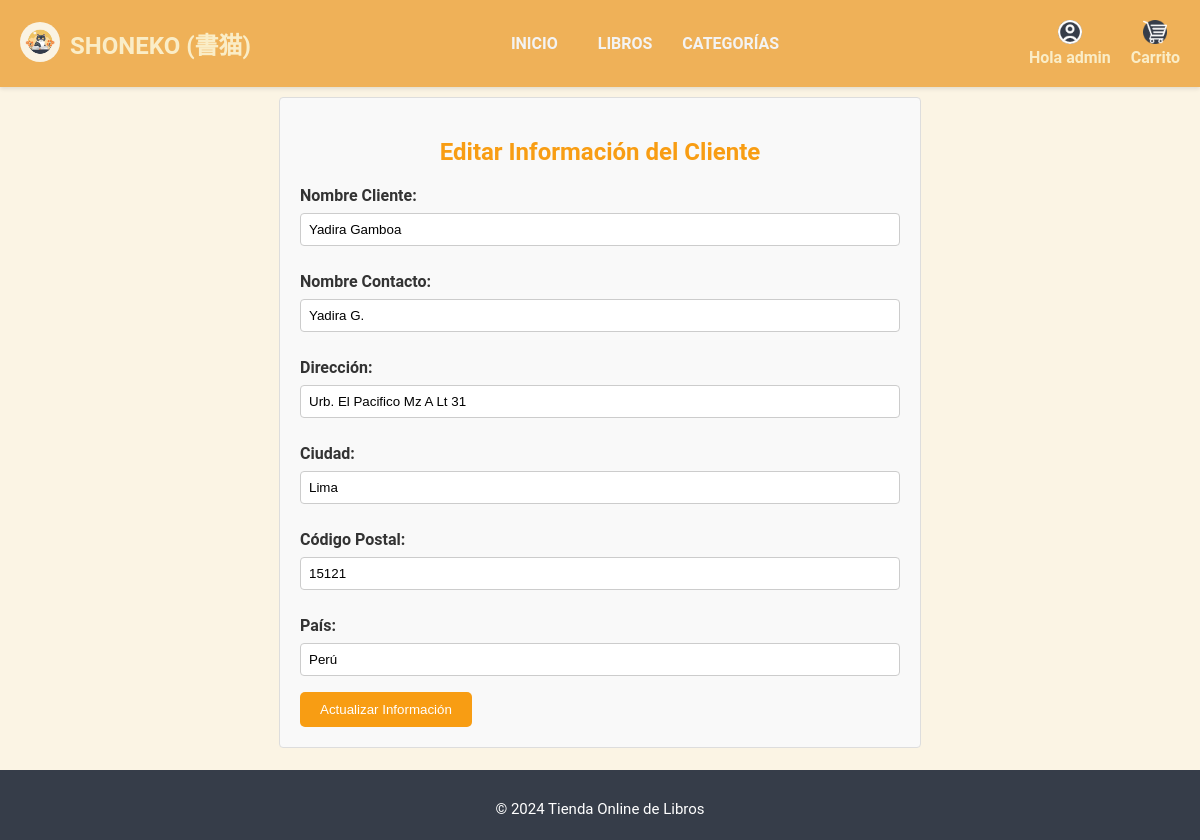
Screenshot of /user/controllers/ClientesController.php?opcion=editar (signed in) with the database file from the repository.
### tables this page shows
CREATE TABLE `clientes` (
  `ID_Cliente` int(11) NOT NULL,
  `Nombre_Cliente` varchar(255) NOT NULL,
  `Nombre_Contacto` varchar(255) NOT NULL,
  `Direccion` varchar(255) NOT NULL,
  `Ciudad` varchar(100) NOT NULL,
  `Codigo_Postal` varchar(20) NOT NULL,
  `Pais` varchar(100) NOT NULL
);

### user/models/db.php (called while the page is built, shortened)
<?php
class Conexion {
    private $servername = "localhost";
    private $username = "root";
    private $password = "";
    private $dbname = "negociosdb";
    public function __construct() {
        $this->conn = new mysqli($this->servername, $this->username, $this->password, $this->dbname);
    }
    public function getConexion() {
        return $this->conn;
    }
}
?>

### user/models/Clientes.php (called while the page is built, shortened)
<?php
include 'db.php';
class Cliente {
    private $conn;
    public function __construct() {
        $db = new Conexion();
        $this->conn = $db->getConexion();
    }
    public function getClienteById($id) {
        $sql = "SELECT * FROM clientes WHERE ID_Cliente = ?";
        $stmt = $this->conn->prepare($sql);
        $stmt->bind_param("i", $id);
        $stmt->execute();
        $result = $stmt->get_result();
        return $result->fetch_assoc();
    }
}
?>

### user/views/clientes/editar_cliente.php (the view)
<?php include '../views/templates/header.php'; ?>
<div class="perfil-container">
    <h1>Editar Información del Cliente</h1>
    <form action="ClientesController.php?opcion=editar" method="post">
        <label for="nombre_cliente">Nombre Cliente:</label>
        <input type="text" id="nombre_cliente" name="nombre_cliente" value="<?php echo htmlspecialchars($cliente['Nombre_Cliente']); ?>" required>
        <label for="nombre_contacto">Nombre Contacto:</label>
        <input type="text" id="nombre_contacto" name="nombre_contacto" value="<?php echo htmlspecialchars($cliente['Nombre_Contacto']); ?>" required>
        <label for="direccion">Dirección:</label>
        <input type="text" id="direccion" name="direccion" value="<?php echo htmlspecialchars($cliente['Direccion']); ?>" required>
        <label for="ciudad">Ciudad:</label>
        <input type="text" id="ciudad" name="ciudad" value="<?php echo htmlspecialchars($cliente['Ciudad']); ?>" required>
        <label for="codigo_postal">Código Postal:</label>
        <input type="text" id="codigo_postal" name="codigo_postal" value="<?php echo htmlspecialchars($cliente['Codigo_Postal']); ?>" required>
        <label for="pais">País:</label>
        <input type="text" id="pais" name="pais" value="<?php echo htmlspecialchars($cliente['Pais']); ?>" required>
        <button type="submit">Actualizar Información</button>
    </form>
</div>
<?php include '../views/templates/footer.php'; ?>

### user/views/assets/css/style.css (style rules this page uses)
body { font-family: 'Roboto', sans-serif; background-color: #FBF4E4; color: #333; margin: 0; padding: 0; }
h1 { color: #f89d13; }
button { background-color: #f89d13; color: #fff; border: none; padding: 10px 20px; cursor: pointer; border-radius: 5px; }
form label { display: block; margin: 10px 0 5px; font-weight: bold; }
form input, form select, form textarea { width: 100%; padding: 10px; margin-bottom: 15px; border: 1px solid #ddd; border-radius: 5px; box-sizing: border-box; }
.perfil-container { max-width: 600px; margin: 10px auto; padding: 20px; background-color: #f9f9f9; border: 1px solid #ddd; border-radius: 4px; width: 80%; margin-bottom: 40px; }
.perfil-container h1, .perfil-container h2 { text-align: center; }
form label { display: block; margin-bottom: 8px; font-weight: bold; }
form input { width: 100%; padding: 8px; margin-bottom: 16px; border: 1px solid #ccc; border-radius: 4px; }

### rows the page displays
clientes: nombre_cliente "Yadira Gamboa", nombre_contacto "Yadira G.", direccion "Urb. El Pacifico Mz A Lt 31", ciudad "Lima", codigo_postal "15121", pais "Perú"

### other values shown
$_SESSION['username'] "admin"
